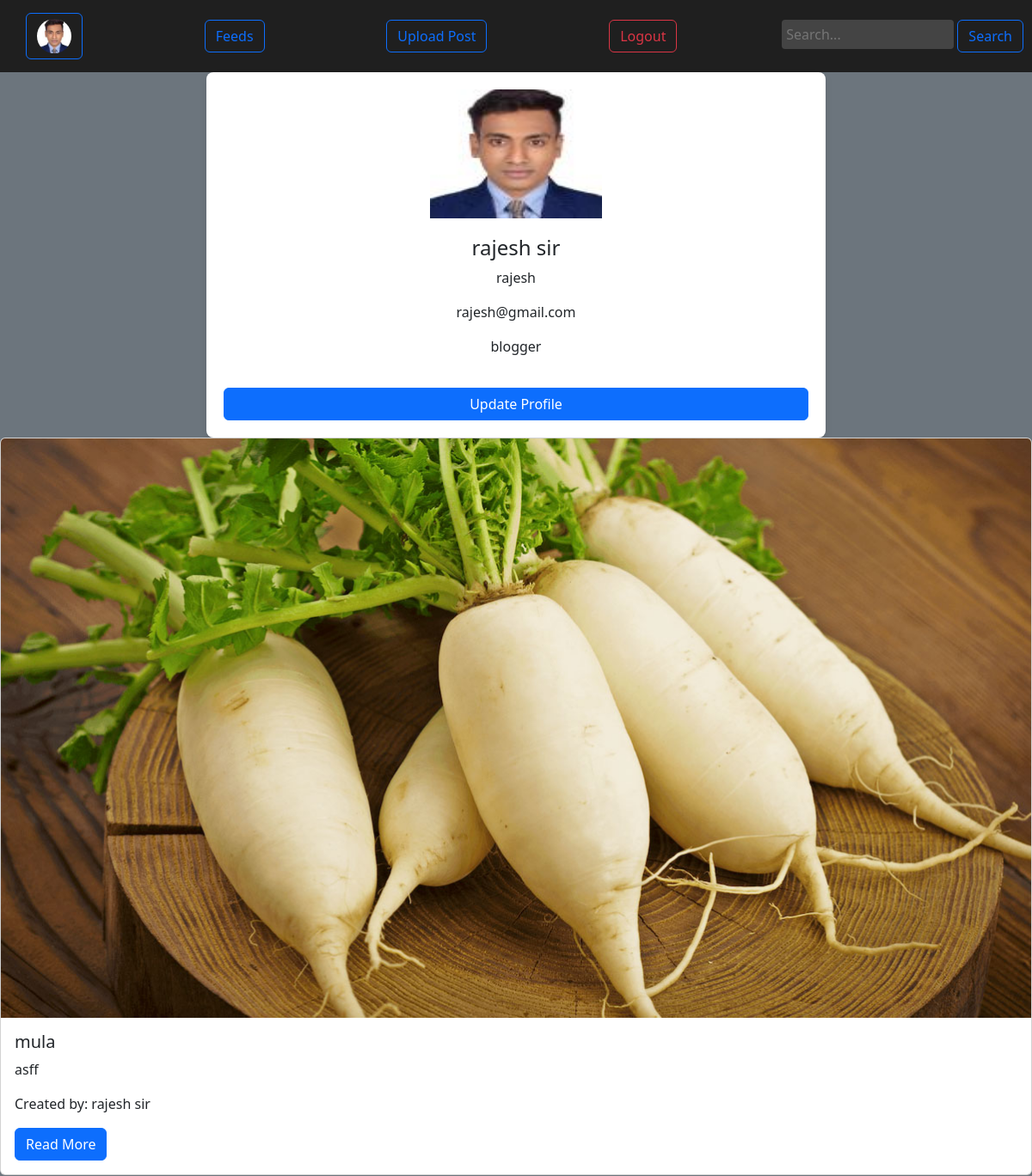
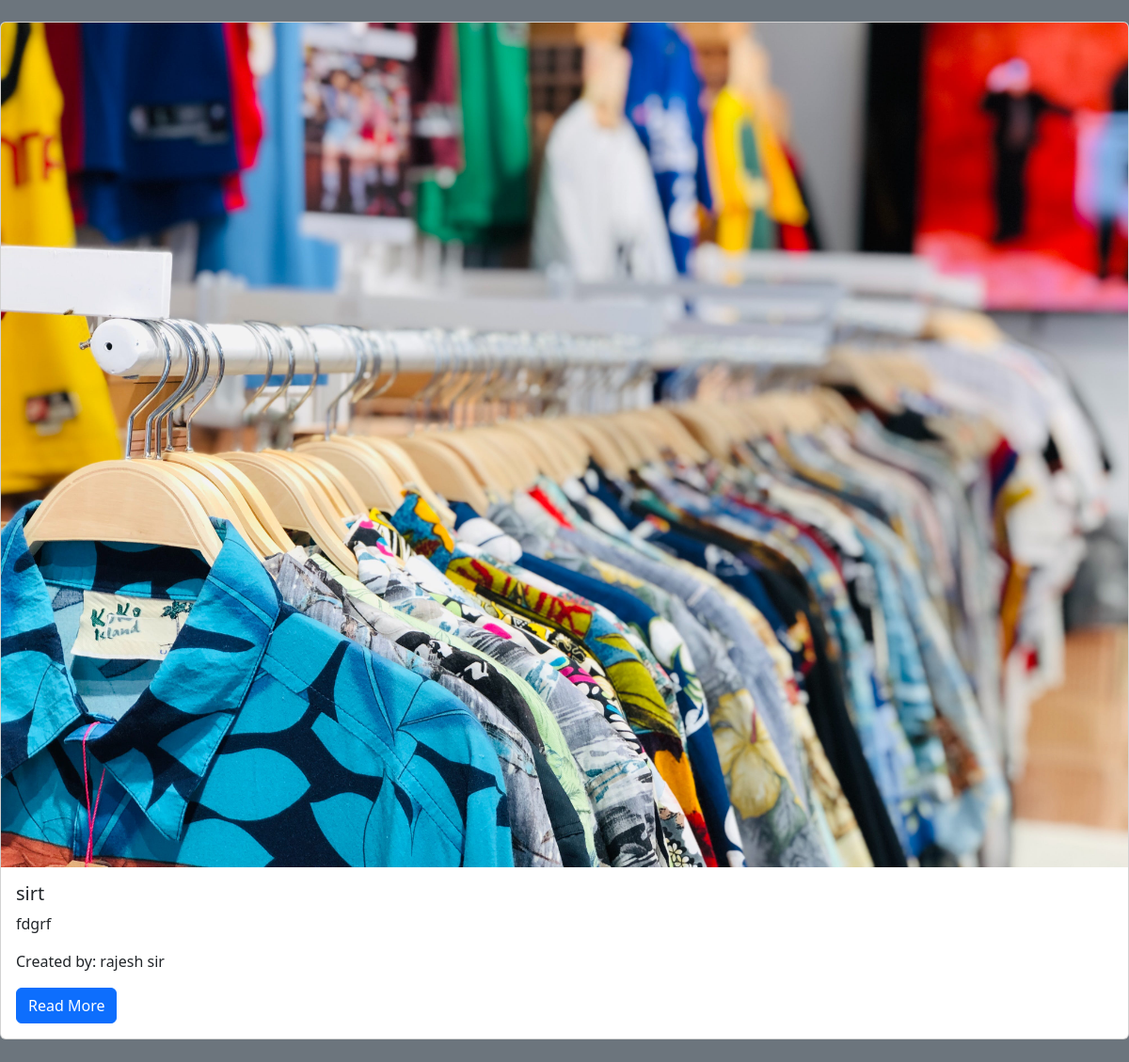
Screenshot of /profile/ (signed in) with the database file from the repository (2 pictures, top to bottom).
### blogapp/models.py (models this page shows, shortened)
class Custom_User(AbstractUser):
    USER=[
        ('user','User'),('blogger','Blogger'),('admin','Admin'),
    ]
    display_name=models.CharField(max_length=100)
    email=models.EmailField()
    password=models.CharField(max_length=100)
    user_type=models.CharField(choices=USER, max_length=120)
    profile_image = models.ImageField(upload_to=profile_image_upload_path, null=True)
    otp_token = models.CharField(max_length = 6, blank = True, null = True)
    def __str__(self):
        return self.display_name

class BlogPost(models.Model):
    Created_By=models.ForeignKey(Custom_User, on_delete=models.CASCADE, null=True)
    Create_at=models.DateTimeField(auto_now_add=True, null=True)
    Post_Image=models.ImageField(upload_to="media/postimages", null=True)
    Post_Title=models.CharField(max_length=100)
    Post_Description=models.TextField(max_length=5000)
    Permission=models.BooleanField(default=False)
    see_more=models.BooleanField(default=False)
    views = models.PositiveIntegerField(default=0)

### blogapp/views.py (the view)
# urls.py: path('profile/', profile, name="profile"),
def profile(request):
    if request.user.is_authenticated:
        userid = request.user.id
        blogger_instance = Custom_User.objects.get(pk=userid)
        blogger_posts = BlogPost.objects.filter(Created_By=blogger_instance)
    return render(request, "profile.html",{'bp':blogger_posts})

### template/profile.html (shortened to what this page needs)
{% extends "dashboard.html" %}
{% block content %}
<div class="profile-card">
    <img src="/{{user.profile_image}}" alt="Profile Image" class="profile-image">
    <div class="details">
      <h4>{{user.display_name}}</h4>
      <p>{{user.username}}</p>
      <p>{{user.email}}</p>
      <p>{{user.user_type}}</p>
    </div>
    <a href="{% url 'profile_edit' %}"><button class="btn btn-primary btn-update">Update Profile</button></a>
  </div>
  {% for i in bp %}
          <div class="card mb-4">
              <img src="/{{i.Post_Image}}" class="card-img-top" alt="Post Image">
              <div class="card-body">
                  <h5 class="card-title">{{i.Post_Title}}</h5>
                  <p class="card-text">{{ i.Post_Description }}</p>
                  <p class="card-text">Created by: {{i.Created_By}}</p>
                  <a href="{% url 'post_detail' i.id %}" class="btn btn-primary">Read More</a>
              </div>
          </div>
      {% endfor %}
{% endblock %}

### template/dashboard.html (shortened to what this page needs)
<!DOCTYPE html>
<html lang="en">
<head>
  <link href="https://cdn.jsdelivr.net/npm/bootstrap@5.3.2/dist/css/bootstrap.min.css" rel="stylesheet">
</head>
<body class="bg-secondary">
  {% include "navbar.html" %}
    {% block content %}{% endblock content %}
</body>
</html>

### template/navbar.html (shortened to what this page needs)
{% block content %}
<nav>
    <a href="{% url 'profile' %}"><button class="btn btn-outline-primary"><img src="/{{user.profile_image}}" style="height:40px;width:40px;border-radius: 50%; text-align: center;"></button></a>
    <a href="{% url 'dashboard' %}"><button class="btn btn-outline-primary">Feeds</button></a>
    {% if request.user.user_type == 'blogger' %}
    <a href="{% url 'uploadpost' %}"><button class="btn btn-outline-primary">Upload Post</button></a>
    {% endif %}
    <a href="{% url 'logoutpage' %}"><button class="btn btn-outline-danger">Logout</button></a>
      <form method="POST" action="{% url 'search_query' %}">
    <input  type="text" name="search" id="searchBar" placeholder="Search...">
    <button type="submit" class="btn btn-outline-primary">Search</button>
  </form>
</nav>
{% endblock content %}

### template/dashboard.html (style rules this page uses)
body { font-family: Arial, sans-serif; background-color: #2b2b2b; color: #fff; margin: 0; padding: 0; }
nav, footer { background-color: #1f1f1f; padding: 10px; }
nav { display: flex; justify-content: space-between; align-items: center; }
nav a { color: #fff; text-decoration: none; margin: 0 15px; padding: 5px; }
#searchBar { width: 200px; padding: 5px; border: none; border-radius: 4px; background-color: #444; color: #fff; align-items:center; }
.profile-card { max-width: 60%; margin: auto; background-color: #ffffff; box-shadow: 0 4px 8px rgba(0, 0, 0, 0.1); padding: 20px; border-radius: 8px; text-align: center; }
.profile-image { width: 200px; height: 150px; border-top-left-radius: 8px; border-top-right-radius: 8px; }
.details { text-align: center; margin-top: 20px; }
.btn-update { width: 100%; margin-top: 20px; }

### rows the page displays
Custom_User: profile_image (picture), display_name "rajesh sir", username "rajesh", email "rajesh@gmail.com", user_type "blogger"
BlogPost: Post_Image (picture), Post_Title "mula", Post_Description "asff", Created_By "rajesh sir"
BlogPost: Post_Image (picture), Post_Title "sirt", Post_Description "fdgrf", Created_By "rajesh sir"
